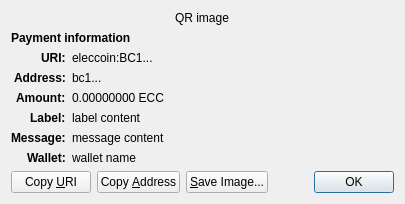
<?xml version="1.0" encoding="UTF-8"?>
<ui version="4.0">
 <class>ReceiveRequestDialog</class>
 <widget class="QDialog" name="ReceiveRequestDialog">
  <property name="geometry">
   <rect>
    <x>0</x>
    <y>0</y>
    <width>413</width>
    <height>229</height>
   </rect>
  </property>
  <property name="windowTitle">
   <string>Request payment to ...</string>
  </property>
  <layout class="QGridLayout" name="gridLayout" columnstretch="0,1">
   <property name="sizeConstraint">
    <enum>QLayout::SetFixedSize</enum>
   </property>
   <item row="0" column="0" colspan="2" alignment="Qt::AlignHCenter">
    <widget class="QRImageWidget" name="qr_code">
     <property name="text">
      <string notr="true">QR image</string>
     </property>
     <property name="textInteractionFlags">
      <set>Qt::NoTextInteraction</set>
     </property>
    </widget>
   </item>
   <item row="1" column="0" colspan="2">
    <widget class="QLabel" name="payment_header">
     <property name="font">
      <font>
       <weight>75</weight>
       <bold>true</bold>
      </font>
     </property>
     <property name="text">
      <string>Payment information</string>
     </property>
     <property name="textInteractionFlags">
      <set>Qt::NoTextInteraction</set>
     </property>
    </widget>
   </item>
   <item row="2" column="0" alignment="Qt::AlignRight|Qt::AlignTop">
    <widget class="QLabel" name="uri_tag">
     <property name="font">
      <font>
       <weight>75</weight>
       <bold>true</bold>
      </font>
     </property>
     <property name="text">
      <string notr="true">URI:</string>
     </property>
     <property name="textFormat">
      <enum>Qt::PlainText</enum>
     </property>
     <property name="textInteractionFlags">
      <set>Qt::NoTextInteraction</set>
     </property>
    </widget>
   </item>
   <item row="2" column="1" alignment="Qt::AlignTop">
    <widget class="QLabel" name="uri_content">
     <property name="text">
      <string notr="true">eleccoin:BC1...</string>
     </property>
     <property name="textFormat">
      <enum>Qt::RichText</enum>
     </property>
     <property name="wordWrap">
      <bool>true</bool>
     </property>
     <property name="textInteractionFlags">
      <set>Qt::TextSelectableByMouse</set>
     </property>
    </widget>
   </item>
   <item row="3" column="0" alignment="Qt::AlignRight|Qt::AlignTop">
    <widget class="QLabel" name="address_tag">
     <property name="font">
      <font>
       <weight>75</weight>
       <bold>true</bold>
      </font>
     </property>
     <property name="text">
      <string>Address:</string>
     </property>
     <property name="textInteractionFlags">
      <set>Qt::NoTextInteraction</set>
     </property>
    </widget>
   </item>
   <item row="3" column="1" alignment="Qt::AlignTop">
    <widget class="QLabel" name="address_content">
     <property name="text">
      <string notr="true">bc1...</string>
     </property>
     <property name="textFormat">
      <enum>Qt::PlainText</enum>
     </property>
     <property name="textInteractionFlags">
      <set>Qt::TextSelectableByMouse</set>
     </property>
    </widget>
   </item>
   <item row="4" column="0" alignment="Qt::AlignRight|Qt::AlignTop">
    <widget class="QLabel" name="amount_tag">
     <property name="font">
      <font>
       <weight>75</weight>
       <bold>true</bold>
      </font>
     </property>
     <property name="text">
      <string>Amount:</string>
     </property>
     <property name="textInteractionFlags">
      <set>Qt::NoTextInteraction</set>
     </property>
    </widget>
   </item>
   <item row="4" column="1" alignment="Qt::AlignTop">
    <widget class="QLabel" name="amount_content">
     <property name="text">
      <string notr="true">0.00000000 ECC</string>
     </property>
     <property name="textFormat">
      <enum>Qt::PlainText</enum>
     </property>
     <property name="textInteractionFlags">
      <set>Qt::TextSelectableByMouse</set>
     </property>
    </widget>
   </item>
   <item row="5" column="0" alignment="Qt::AlignRight|Qt::AlignTop">
    <widget class="QLabel" name="label_tag">
     <property name="font">
      <font>
       <weight>75</weight>
       <bold>true</bold>
      </font>
     </property>
     <property name="text">
      <string>Label:</string>
     </property>
     <property name="textInteractionFlags">
      <set>Qt::NoTextInteraction</set>
     </property>
    </widget>
   </item>
   <item row="5" column="1" alignment="Qt::AlignTop">
    <widget class="QLabel" name="label_content">
     <property name="text">
      <string notr="true">label content</string>
     </property>
     <property name="textFormat">
      <enum>Qt::PlainText</enum>
     </property>
     <property name="wordWrap">
      <bool>true</bool>
     </property>
     <property name="textInteractionFlags">
      <set>Qt::TextSelectableByMouse</set>
     </property>
    </widget>
   </item>
   <item row="6" column="0" alignment="Qt::AlignRight|Qt::AlignTop">
    <widget class="QLabel" name="message_tag">
     <property name="font">
      <font>
       <weight>75</weight>
       <bold>true</bold>
      </font>
     </property>
     <property name="text">
      <string>Message:</string>
     </property>
     <property name="textInteractionFlags">
      <set>Qt::NoTextInteraction</set>
     </property>
    </widget>
   </item>
   <item row="6" column="1" alignment="Qt::AlignTop">
    <widget class="QLabel" name="message_content">
     <property name="text">
      <string notr="true">message content</string>
     </property>
     <property name="textFormat">
      <enum>Qt::PlainText</enum>
     </property>
     <property name="wordWrap">
      <bool>true</bool>
     </property>
     <property name="textInteractionFlags">
      <set>Qt::TextSelectableByMouse</set>
     </property>
    </widget>
   </item>
   <item row="7" column="0" alignment="Qt::AlignRight|Qt::AlignTop">
    <widget class="QLabel" name="wallet_tag">
     <property name="font">
      <font>
       <weight>75</weight>
       <bold>true</bold>
      </font>
     </property>
     <property name="text">
      <string>Wallet:</string>
     </property>
     <property name="textInteractionFlags">
      <set>Qt::NoTextInteraction</set>
     </property>
    </widget>
   </item>
   <item row="7" column="1" alignment="Qt::AlignTop">
    <widget class="QLabel" name="wallet_content">
     <property name="text">
      <string notr="true">wallet name</string>
     </property>
     <property name="textFormat">
      <enum>Qt::PlainText</enum>
     </property>
     <property name="wordWrap">
      <bool>true</bool>
     </property>
     <property name="textInteractionFlags">
      <set>Qt::TextSelectableByMouse</set>
     </property>
    </widget>
   </item>
   <item row="8" column="0" colspan="2">
    <layout class="QHBoxLayout" name="horizontalLayout">
     <item>
      <widget class="QPushButton" name="btnCopyURI">
       <property name="text">
        <string>Copy &amp;URI</string>
       </property>
       <property name="autoDefault">
        <bool>false</bool>
       </property>
      </widget>
     </item>
     <item>
      <widget class="QPushButton" name="btnCopyAddress">
       <property name="text">
        <string>Copy &amp;Address</string>
       </property>
       <property name="autoDefault">
        <bool>false</bool>
       </property>
      </widget>
     </item>
     <item>
      <widget class="QPushButton" name="btnSaveAs">
       <property name="text">
        <string>&amp;Save Image...</string>
       </property>
       <property name="autoDefault">
        <bool>false</bool>
       </property>
      </widget>
     </item>
     <item>
      <spacer name="horizontalSpacer_2">
       <property name="orientation">
        <enum>Qt::Horizontal</enum>
       </property>
       <property name="sizeHint" stdset="0">
        <size>
         <width>40</width>
         <height>20</height>
        </size>
       </property>
      </spacer>
     </item>
     <item>
      <widget class="QDialogButtonBox" name="buttonBox">
       <property name="focusPolicy">
        <enum>Qt::StrongFocus</enum>
       </property>
       <property name="standardButtons">
        <set>QDialogButtonBox::Ok</set>
       </property>
      </widget>
     </item>
    </layout>
   </item>
  </layout>
 </widget>
 <customwidgets>
  <customwidget>
   <class>QRImageWidget</class>
   <extends>QLabel</extends>
   <header>qt/qrimagewidget.h</header>
  </customwidget>
 </customwidgets>
 <tabstops>
  <tabstop>buttonBox</tabstop>
  <tabstop>btnCopyURI</tabstop>
  <tabstop>btnCopyAddress</tabstop>
  <tabstop>btnSaveAs</tabstop>
 </tabstops>
 <resources/>
 <connections>
  <connection>
   <sender>buttonBox</sender>
   <signal>accepted()</signal>
   <receiver>ReceiveRequestDialog</receiver>
   <slot>accept()</slot>
   <hints>
    <hint type="sourcelabel">
     <x>135</x>
     <y>230</y>
    </hint>
    <hint type="destinationlabel">
     <x>135</x>
     <y>126</y>
    </hint>
   </hints>
  </connection>
 </connections>
</ui>
